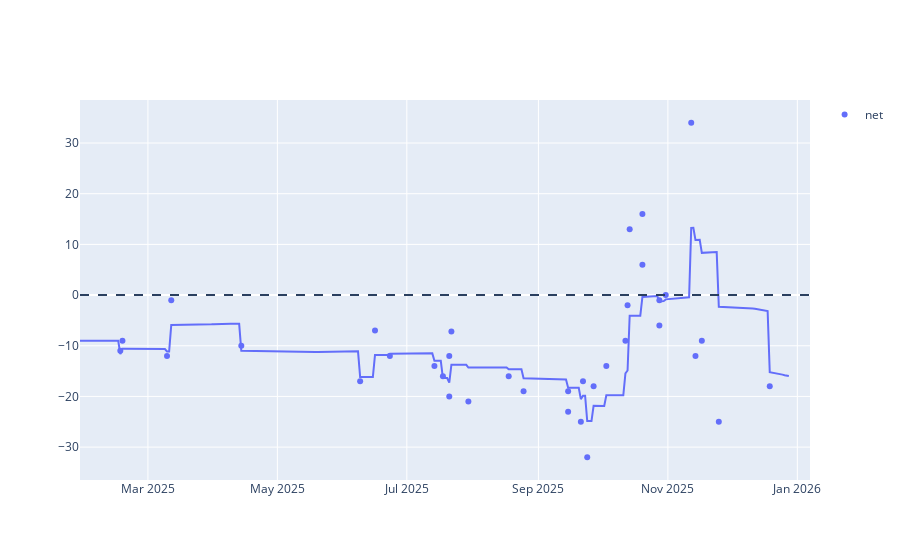

This figure's notebook cell:
### Code cell
line = px.line(x=approval_avg_pali['Date'], y=approval_avg_pali['approve_mean'] - approval_avg_pali['disapprove_mean'])
scatter = px.scatter(polls_df_pali[polls_df_pali['end_date'] >= pd.to_datetime('2025-01-24')], x='end_date', y=['net'])
fig = go.Figure(data=line.data + scatter.data)
fig.add_hline(y=0, line_dash='dash')
fig.show()

### Figure 1 — Plotly figure (JSON) as saved in the notebook; plotly's stock layout.template omitted (floating-point values rounded to 4 significant figures; data arrays with more than 128 entries replaced by an {"elided": "..."} marker saying what was removed)
{"data": [{"hovertemplate": "x=%{x}<br>y=%{y}<extra></extra>", "legendgroup": "", "line": {"color": "#636efa", "dash": "solid"}, "marker": {"symbol": "circle"}, "mode": "lines", "name": "", "orientation": "v", "showlegend": false, "type": "scatter", "x": {"elided": "335 str values"}, "xaxis": "x", "y": {"elided": "335 float values"}, "yaxis": "y"}, {"hovertemplate": "variable=net<br>end_date=%{x}<br>value=%{y}<extra></extra>", "legendgroup": "net", "marker": {"color": "#636efa", "symbol": "circle"}, "mode": "markers", "name": "net", "orientation": "v", "showlegend": true, "type": "scatter", "x": ["2025-06-16T00:00:00.000000000", "2025-08-18T00:00:00.000000000", "2025-09-22T00:00:00.000000000", "2025-10-03T00:00:00.000000000", "2025-10-31T00:00:00.000000000", "2025-11-17T00:00:00.000000000", "2025-06-23T00:00:00.000000000", "2025-09-15T00:00:00.000000000", "2025-10-28T00:00:00.000000000", "2025-07-18T00:00:00.000000000", "2025-03-12T00:00:00.000000000", "2025-04-14T00:00:00.000000000", "2025-12-19T00:00:00.000000000", "2025-07-14T00:00:00.000000000", "2025-02-17T00:00:00.000000000", "2025-03-10T00:00:00.000000000", "2025-06-09T00:00:00.000000000", "2025-08-25T00:00:00.000000000", "2025-09-21T00:00:00.000000000", "2025-10-20T00:00:00.000000000", "2025-10-20T00:00:00.000000000", "2025-09-15T00:00:00.000000000", "2025-10-13T00:00:00.000000000", "2025-07-21T00:00:00.000000000", "2025-11-14T00:00:00.000000000", "2025-07-21T00:00:00.000000000", "2025-02-16T00:00:00.000000000", "2025-11-25T00:00:00.000000000", "2025-09-24T00:00:00.000000000", "2025-11-12T00:00:00.000000000", "2025-10-12T00:00:00.000000000", "2025-10-28T00:00:00.000000000", "2025-07-22T00:00:00.000000000", "2025-10-14T00:00:00.000000000", "2025-07-30T00:00:00.000000000", "2025-09-27T00:00:00.000000000"], "xaxis": "x", "y": [-7.0, -16.0, -17.0, -14.0, 0.0, -9.0, -12.0, -19.0, -6.0, -16.0, -1.0, -10.0, -18.0, -14.0, -9.0, -12.0, -17.0, -19.0, -25.0, 6.0, 16.0, -23.0, -2.0, -12.0, -12.0, -20.0, -11.0, -25.0, -32.0, 34.0, -9.0, -1.0, -7.2, 13.0, -21.0, -18.0], "yaxis": "y"}], "layout": {"shapes": [{"line": {"dash": "dash"}, "type": "line", "x0": 0, "x1": 1, "xref": "x domain", "y0": 0, "y1": 0, "yref": "y"}]}}
